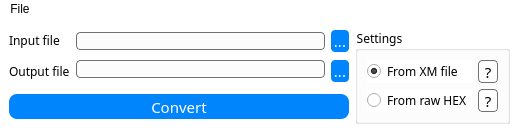
<?xml version="1.0" encoding="UTF-8"?>
<ui version="4.0">
 <class>MainWindow</class>
 <widget class="QMainWindow" name="MainWindow">
  <property name="geometry">
   <rect>
    <x>0</x>
    <y>0</y>
    <width>519</width>
    <height>133</height>
   </rect>
  </property>
  <property name="sizePolicy">
   <sizepolicy hsizetype="Fixed" vsizetype="Fixed">
    <horstretch>0</horstretch>
    <verstretch>0</verstretch>
   </sizepolicy>
  </property>
  <property name="minimumSize">
   <size>
    <width>519</width>
    <height>133</height>
   </size>
  </property>
  <property name="maximumSize">
   <size>
    <width>519</width>
    <height>133</height>
   </size>
  </property>
  <property name="windowTitle">
   <string>XM2INC</string>
  </property>
  <property name="styleSheet">
   <string notr="true">*{
	background:rgb(255,255,255);
}

#processPushButton
{
	background:rgb(0,133,252);
	border-radius:8px;
	font-size:15px;
	font-family:Century Gothic, sans-serif;
	color:rgb(255,255,255);
}

#processPushButton:pressed
{
	background:rgb(0,122,228);
	border-radius:8px;
	font-size:15px;
	font-family:Century Gothic, sans-serif;
	color:rgb(255,255,255);
}

#processPushButton:disabled
{
	background:rgb(143,188,228);
	border-radius:8px;
	font-size:15px;
	font-family:Century Gothic, sans-serif;
	color:rgb(255,255,255);
}

QLineEdit
{
	background:rgb(252,252,252);
	border-radius:4px;
	border: 1px solid #717072;
}

QGroupBox
{
	font-family:Century Gothic, sans-serif;
}

QToolButton
{
	border-radius:4px;
	border:1px solid #717072;
	font-size:15px;
	font-family:Century Gothic, sans-serif;
}

#inputPushButton
{
	background:rgb(0,133,252);
	border-radius:4px;
	font-size:15px;
	font-family:Century Gothic, sans-serif;
	color:rgb(255,255,255);
}

#outputPushButton
{
	background:rgb(0,133,252);
	border-radius:4px;
	font-size:15px;
	font-family:Century Gothic, sans-serif;
	color:rgb(255,255,255);
}

QLabel
{
	font-size:12px;
	font-family:Century Gothic, sans-serif;
}

QRadioButton
{
	font-size:12px;
	font-family:Century Gothic, sans-serif;
}</string>
  </property>
  <widget class="QWidget" name="centralwidget">
   <layout class="QGridLayout" name="gridLayout_2">
    <item row="0" column="1" rowspan="2">
     <widget class="QGroupBox" name="settingsGroupBox">
      <property name="title">
       <string>Settings</string>
      </property>
      <layout class="QGridLayout" name="gridLayout">
       <item row="0" column="0">
        <layout class="QVBoxLayout" name="verticalLayout">
         <item>
          <layout class="QHBoxLayout" name="horizontalLayout_3">
           <item>
            <widget class="QRadioButton" name="XMRadioButton">
             <property name="text">
              <string>From XM file</string>
             </property>
             <property name="checked">
              <bool>true</bool>
             </property>
            </widget>
           </item>
           <item>
            <widget class="QToolButton" name="XMToolButton">
             <property name="text">
              <string>?</string>
             </property>
            </widget>
           </item>
          </layout>
         </item>
         <item>
          <layout class="QHBoxLayout" name="horizontalLayout_2">
           <item>
            <widget class="QRadioButton" name="HEXRadioButton">
             <property name="text">
              <string>From raw HEX</string>
             </property>
            </widget>
           </item>
           <item>
            <widget class="QToolButton" name="HEXToolButton_2">
             <property name="text">
              <string>?</string>
             </property>
            </widget>
           </item>
          </layout>
         </item>
        </layout>
       </item>
      </layout>
     </widget>
    </item>
    <item row="0" column="0">
     <layout class="QHBoxLayout" name="horizontalLayout">
      <item>
       <layout class="QVBoxLayout" name="verticalLayout_2">
        <item>
         <widget class="QLabel" name="inputLabel">
          <property name="text">
           <string>Input file</string>
          </property>
         </widget>
        </item>
        <item>
         <widget class="QLabel" name="outputLabel">
          <property name="text">
           <string>Output file</string>
          </property>
         </widget>
        </item>
       </layout>
      </item>
      <item>
       <layout class="QVBoxLayout" name="verticalLayout_3">
        <item>
         <widget class="QLineEdit" name="inputLineEdit"/>
        </item>
        <item>
         <widget class="QLineEdit" name="outputLineEdit"/>
        </item>
       </layout>
      </item>
      <item>
       <layout class="QVBoxLayout" name="verticalLayout_4">
        <item>
         <widget class="QPushButton" name="inputPushButton">
          <property name="sizePolicy">
           <sizepolicy hsizetype="Fixed" vsizetype="Fixed">
            <horstretch>0</horstretch>
            <verstretch>0</verstretch>
           </sizepolicy>
          </property>
          <property name="minimumSize">
           <size>
            <width>18</width>
            <height>0</height>
           </size>
          </property>
          <property name="maximumSize">
           <size>
            <width>18</width>
            <height>16777215</height>
           </size>
          </property>
          <property name="text">
           <string>...</string>
          </property>
         </widget>
        </item>
        <item>
         <widget class="QPushButton" name="outputPushButton">
          <property name="sizePolicy">
           <sizepolicy hsizetype="Fixed" vsizetype="Fixed">
            <horstretch>0</horstretch>
            <verstretch>0</verstretch>
           </sizepolicy>
          </property>
          <property name="minimumSize">
           <size>
            <width>18</width>
            <height>0</height>
           </size>
          </property>
          <property name="maximumSize">
           <size>
            <width>18</width>
            <height>16777215</height>
           </size>
          </property>
          <property name="text">
           <string>...</string>
          </property>
         </widget>
        </item>
       </layout>
      </item>
     </layout>
    </item>
    <item row="1" column="0">
     <widget class="QPushButton" name="processPushButton">
      <property name="enabled">
       <bool>true</bool>
      </property>
      <property name="minimumSize">
       <size>
        <width>0</width>
        <height>25</height>
       </size>
      </property>
      <property name="text">
       <string>Convert</string>
      </property>
     </widget>
    </item>
   </layout>
   <zorder>settingsGroupBox</zorder>
   <zorder>processPushButton</zorder>
   <zorder>inputLineEdit</zorder>
   <zorder>outputLineEdit</zorder>
   <zorder>inputLabel</zorder>
   <zorder>outputLabel</zorder>
   <zorder></zorder>
  </widget>
  <widget class="QMenuBar" name="menubar">
   <property name="geometry">
    <rect>
     <x>0</x>
     <y>0</y>
     <width>519</width>
     <height>22</height>
    </rect>
   </property>
   <widget class="QMenu" name="menuFile">
    <property name="title">
     <string>File</string>
    </property>
    <addaction name="actionAbout"/>
    <addaction name="separator"/>
    <addaction name="actionExit"/>
   </widget>
   <addaction name="menuFile"/>
  </widget>
  <action name="actionExit">
   <property name="text">
    <string>Exit</string>
   </property>
  </action>
  <action name="actionAbout">
   <property name="text">
    <string>About</string>
   </property>
  </action>
 </widget>
 <resources/>
 <connections>
  <connection>
   <sender>actionExit</sender>
   <signal>triggered()</signal>
   <receiver>MainWindow</receiver>
   <slot>close()</slot>
   <hints>
    <hint type="sourcelabel">
     <x>-1</x>
     <y>-1</y>
    </hint>
    <hint type="destinationlabel">
     <x>259</x>
     <y>76</y>
    </hint>
   </hints>
  </connection>
 </connections>
</ui>
